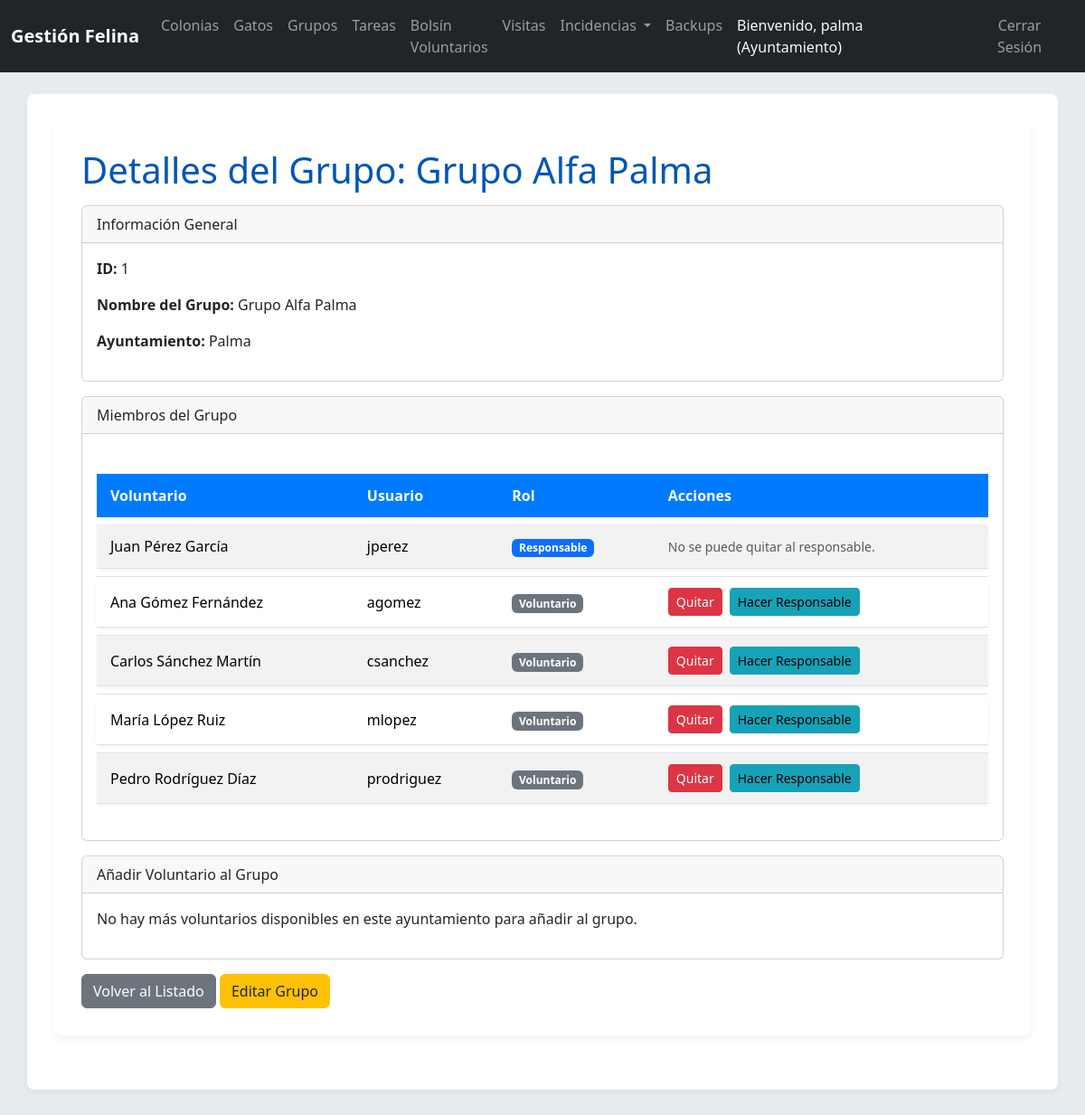
/index.php/grupos/show?id=1 (signed in), run on an earlier commit of the app's database.
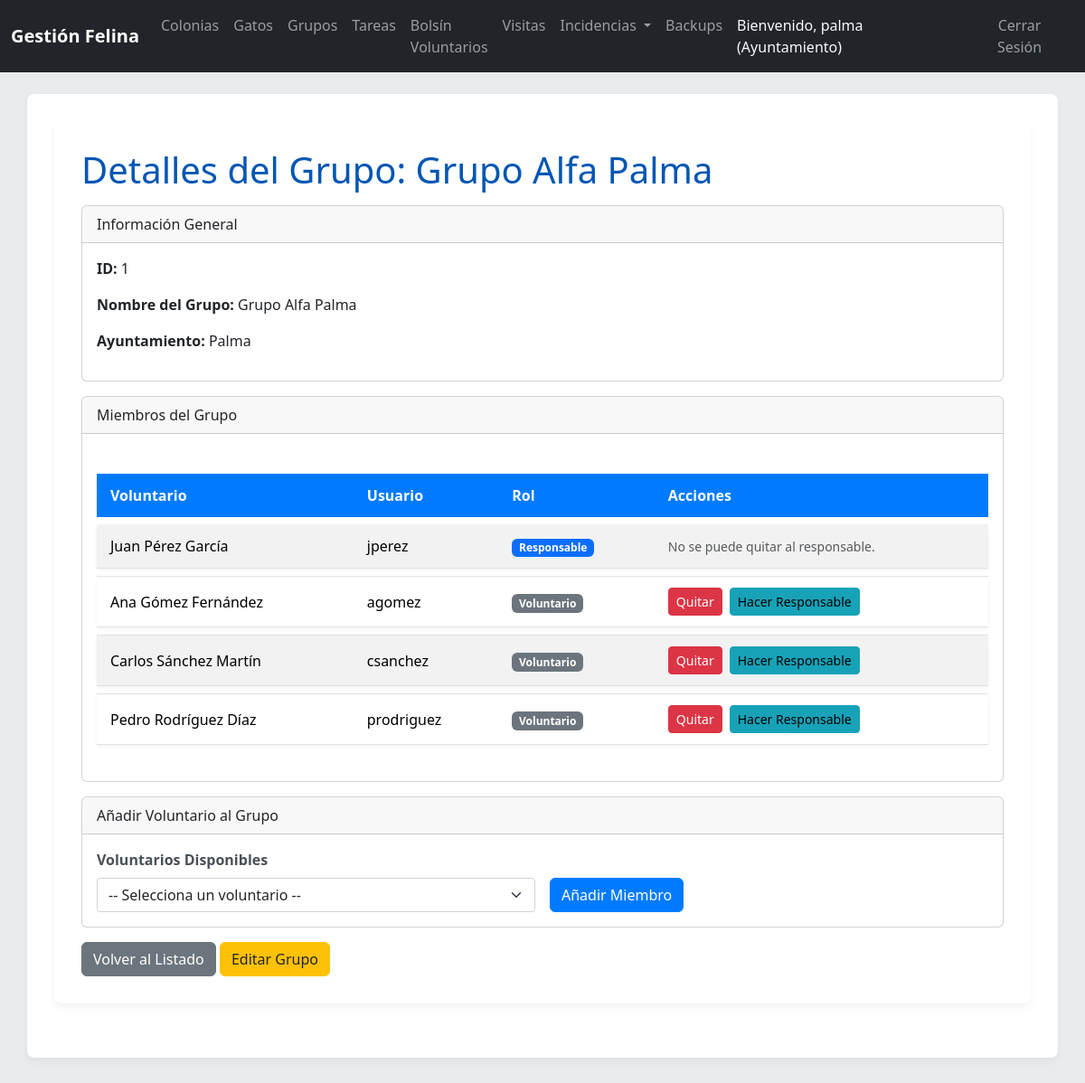
And on a later commit of the database.
### tables this page shows
CREATE TABLE `Pertenencia` (
  `idPertenencia` int(11) NOT NULL AUTO_INCREMENT,
  `es_responsable` tinyint(1) NOT NULL,
  `idVoluntario` int(11) NOT NULL,
  `idGrupo` int(11) NOT NULL,
  PRIMARY KEY (`idPertenencia`),
  KEY `idVoluntario` (`idVoluntario`),
  KEY `idGrupo` (`idGrupo`),
  CONSTRAINT `Pertenencia_ibfk_1` FOREIGN KEY (`idVoluntario`) REFERENCES `Voluntario` (`idVoluntario`) ON DELETE CASCADE,
  CONSTRAINT `Pertenencia_ibfk_2` FOREIGN KEY (`idGrupo`) REFERENCES `Grupo` (`idGrupo`) ON DELETE CASCADE
);

CREATE TABLE `Interesado` (
  `idInteresado` int(11) NOT NULL AUTO_INCREMENT,
  `DNI` varchar(20) NOT NULL,
  `nombreCompleto` varchar(100) NOT NULL,
  `email` varchar(70) NOT NULL,
  `telefono` varchar(20) DEFAULT NULL,
  PRIMARY KEY (`idInteresado`),
  UNIQUE KEY `DNI` (`DNI`),
  UNIQUE KEY `email` (`email`)
);

CREATE TABLE `Voluntario` (
  `idVoluntario` int(11) NOT NULL AUTO_INCREMENT,
  `usuario` varchar(50) NOT NULL,
  `contrasenya` varchar(255) NOT NULL,
  `idInteresado` int(11) NOT NULL,
  PRIMARY KEY (`idVoluntario`),
  UNIQUE KEY `usuario` (`usuario`),
  UNIQUE KEY `idInteresado` (`idInteresado`),
  CONSTRAINT `Voluntario_ibfk_1` FOREIGN KEY (`idInteresado`) REFERENCES `Interesado` (`idInteresado`) ON DELETE CASCADE
);

### config/database.php (called while the page is built, shortened)
<?php
class Database {
    private static $host = 'localhost';
    private static $db_name = 'gatos_mallorca';
    private static $username = 'root';
    private static $password = '';
    private static $conn;
    public static function getConnection() {
        if (self::$conn === null) {
            try {
                self::$conn = new PDO("mysql:host=" . self::$host . ";dbname=" . self::$db_name, self::$username, self::$password);
                self::$conn->setAttribute(PDO::ATTR_ERRMODE, PDO::ERRMODE_EXCEPTION);
                self::$conn->exec("set names utf8");
            } catch(PDOException $exception) {
                echo "Error de conexión a la base de datos: " . $exception->getMessage();
                exit();
            }
        }
        return self::$conn;
    }
}
?>

### models/Grupo.php (called while the page is built, shortened)
<?php
class Grupo extends BaseModel {
    public function getByIdWithDetails($idGrupo) {
        $query = "
            SELECT
                g.idGrupo,
                g.nombreGrupo,
                g.idAyuntamiento,
                a.nombreLocalidad AS ayuntamiento_nombre
            FROM
                Grupo g
            JOIN
                Ayuntamiento a ON g.idAyuntamiento = a.idAyuntamiento
            WHERE
                g.idGrupo = :idGrupo
            LIMIT 0,1
        ";
        return $this->executeQuery($query, [':idGrupo' => $idGrupo], false);
    }
    public function getMembers($idGrupo) {
        $query = "
            SELECT
                v.idVoluntario,
                v.usuario,
                i.nombreCompleto,
                p.es_responsable
            FROM
                Pertenencia p
            JOIN
                Voluntario v ON p.idVoluntario = v.idVoluntario
            JOIN
                Interesado i ON v.idInteresado = i.idInteresado
            WHERE
                p.idGrupo = :idGrupo
            ORDER BY
                p.es_responsable DESC, i.nombreCompleto ASC
        ";
        return $this->executeQuery($query, [':idGrupo' => $idGrupo]);
    }
}

### models/BaseModel.php (called while the page is built, shortened)
<?php
class BaseModel {
    protected $conn;
    public function __construct() {
        $this->conn = Database::getConnection();
    }
    protected function executeQuery($query, $params = [], $fetch_all = true) {
        $stmt = $this->conn->prepare($query);
        foreach ($params as $key => $value) {
            $stmt->bindValue($key, $value);
        }
        $stmt->execute();
        if ($fetch_all) {
            return $stmt->fetchAll(PDO::FETCH_OBJ);
        }
        return $stmt->fetch(PDO::FETCH_OBJ);
    }
}
?>

### views/grupos/show.php (the view, shortened to what the changed rows need)
<?php require_once __DIR__ . '/../partials/header.php'; ?>
<div class="container">
    <h1>Detalles del Grupo: <?php echo htmlspecialchars($grupo->nombreGrupo); ?></h1>
    <div class="card mb-3">
        <div class="card-body">
            <?php if (empty($miembros)): ?>
                <p>No hay miembros en este grupo.</p>
            <?php else: ?>
                <table class="table table-striped table-hover">
                    <thead>
                        <tr>
                            <th>Voluntario</th>
                            <th>Usuario</th>
                            <th>Rol</th>
                            <?php if (isset($_SESSION['user_type']) && $_SESSION['user_type'] === 'ayuntamiento'): ?>
                                <th>Acciones</th>
                            <?php endif; ?>
                        </tr>
                    </thead>
                    <tbody>
                        <?php foreach ($miembros as $miembro): ?>
                            <tr>
                                <td><?php echo htmlspecialchars($miembro->nombreCompleto); ?></td>
                                <td><?php echo htmlspecialchars($miembro->usuario); ?></td>
                                <td>
                                    <?php if ($miembro->es_responsable): ?>
                                        <span class="badge bg-primary">Responsable</span>
                                    <?php else: ?>
                                        <span class="badge bg-secondary">Voluntario</span>
                                    <?php endif; ?>
                                </td>
                                <?php if (isset($_SESSION['user_type']) && $_SESSION['user_type'] === 'ayuntamiento'): ?>
                                    <td>
                                        <div class="d-flex">
                                            <?php if (!$miembro->es_responsable): ?>
                                                <form action="<?php echo url('grupos/removemiembro'); ?>" method="POST" class="me-2">
                                                    <button type="submit" class="btn btn-sm btn-danger" onclick="return confirm('¿Estás seguro de que quieres eliminar a este voluntario del grupo?');">Quitar</button>
                                                </form>
                                                <form action="<?php echo url('grupos/setresponsable'); ?>" method="POST">
                                                    <button type="submit" class="btn btn-sm btn-info">Hacer Responsable</button>
                                                </form>
                                            <?php else: ?>
                                                <small class="text-muted">No se puede quitar al responsable.</small>
                                            <?php endif; ?>
                                        </div>
                                    </td>
                                <?php endif; ?>
                            </tr>
                        <?php endforeach; ?>
                    </tbody>
                </table>
            <?php endif; ?>
        </div>
    </div>
    <?php if (isset($_SESSION['user_type']) && $_SESSION['user_type'] === 'ayuntamiento'): ?>
        <div class="card mb-3">
            <div class="card-body">
                <?php if (!empty($voluntariosDisponibles)): ?>
                    <form action="<?php echo url('grupos/addmiembro'); ?>" method="POST" class="row g-3 align-items-end">
                        <div class="col-md-6">
                            <label for="idVoluntario" class="form-label">Voluntarios Disponibles</label>
                            <select name="idVoluntario" id="idVoluntario" class="form-select" required>
                                <option value="">-- Selecciona un voluntario --</option>
                            </select>
                        </div>
                        <div class="col-md-6">
                            <button type="submit" class="btn btn-primary">Añadir Miembro</button>
                        </div>
                    </form>
                <?php else: ?>
                    <p>No hay más voluntarios disponibles en este ayuntamiento para añadir al grupo.</p>
                <?php endif; ?>
            </div>
        </div>
    <?php else: ?>
        <a href="<?php echo url('voluntarios/show?id=' . $_SESSION['user_id']); ?>" class="btn btn-secondary">Volver a Mi Perfil</a>
    <?php endif; ?>
</div>
<?php require_once __DIR__ . '/../partials/footer.php'; ?>

What changed in the data, as far as the page shows it:
removed pertenencia: interesado.nombreCompleto "María López Ruiz", idVoluntario.usuario "mlopez", es_responsable "Voluntario"
Also different on the page:
form field idVoluntario: (not shown) → "-- Selecciona un voluntario --"
text no longer shown: "No hay más voluntarios disponibles en este ayuntamiento para añadir al grupo."
text now shown: "Voluntarios Disponibles Añadir Miembro"
